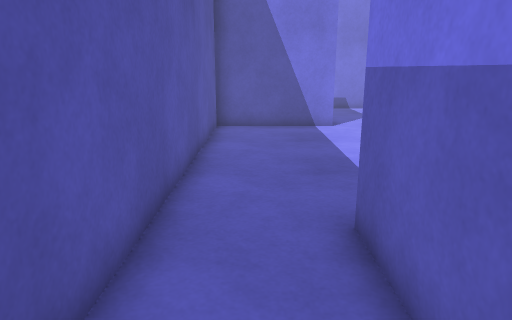
view 1 (above)

18 first-person views from a walk through a robot-simulator world made for Gazebo. The camera is 1.2 m above the floor, tilts 14° down and sees 70° across. The floor is counted in squares, 0.5 m on a side. Each view is taken from the middle of a square. On the plan, view 1 faces up. The plan holds only what a view shows up to about 20 squares ahead; the rest is blank.

view 2
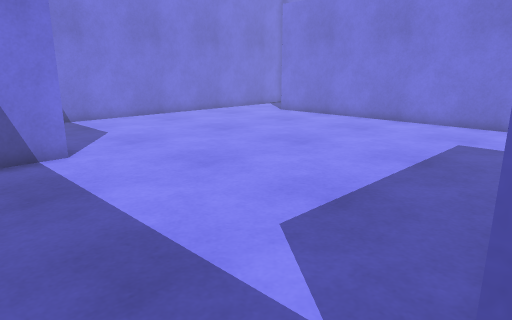

view 3
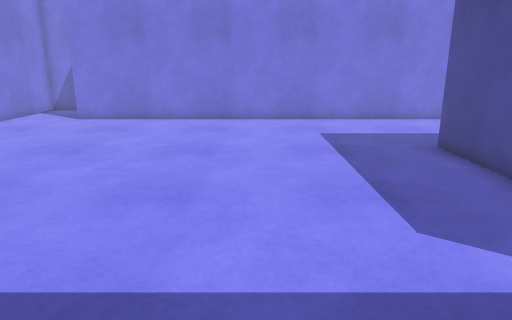

view 4
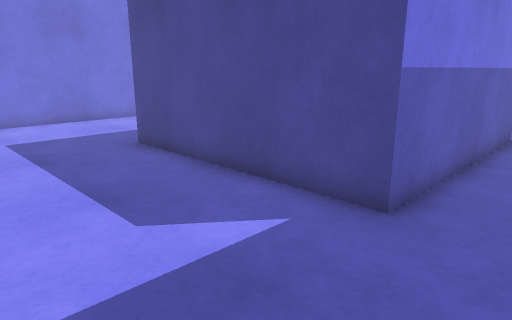

view 5
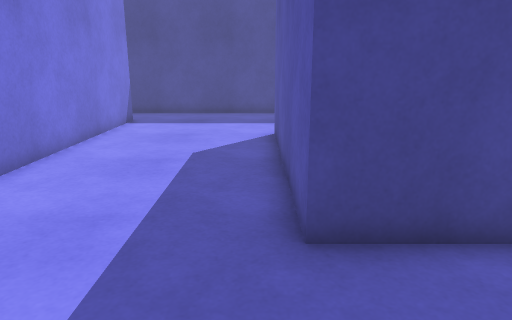

view 6
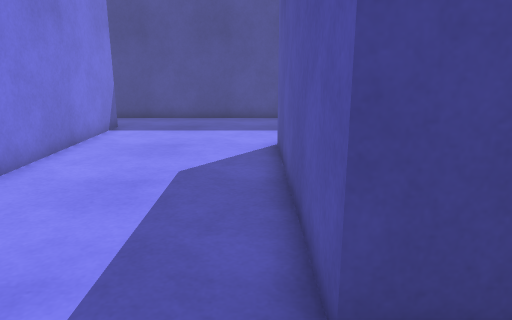

view 7
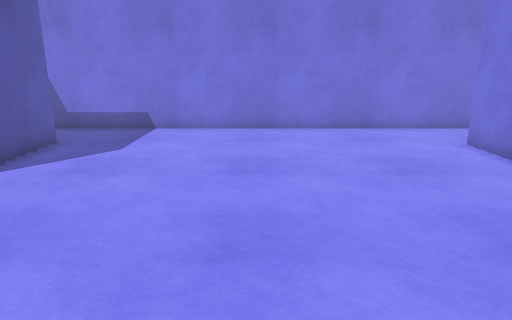

view 8
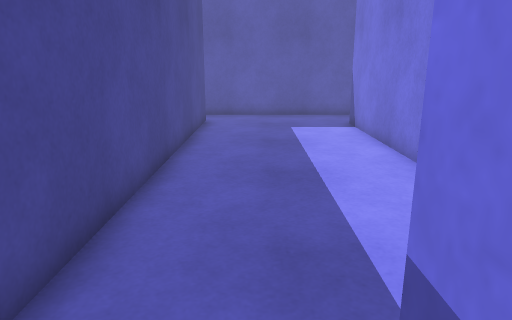

view 9
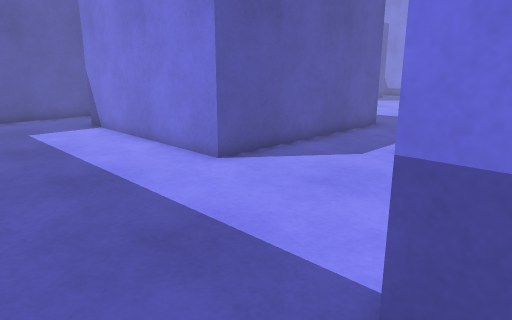

view 10
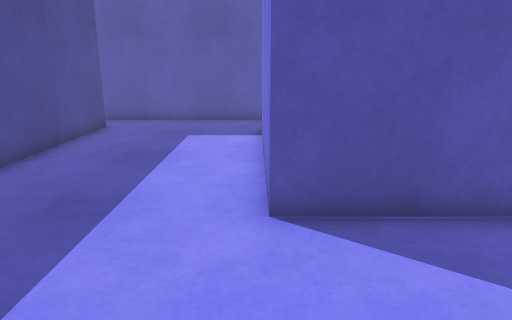

view 11
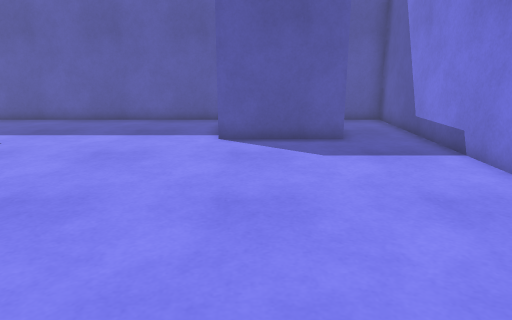

view 12
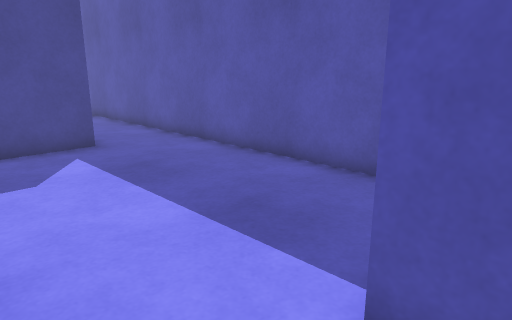

view 13
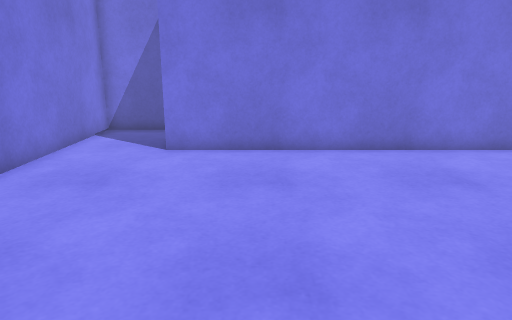

view 14
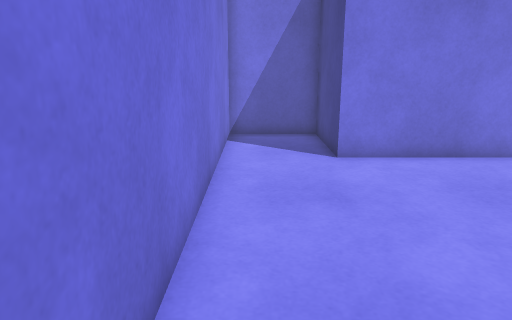

view 15
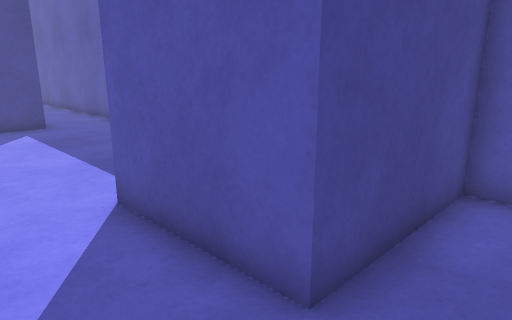

view 16
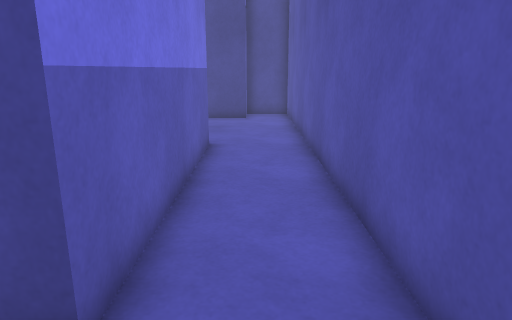

view 17
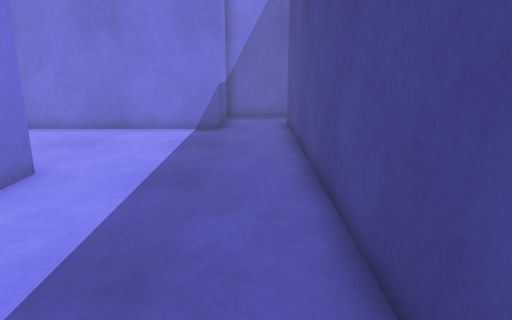

view 18
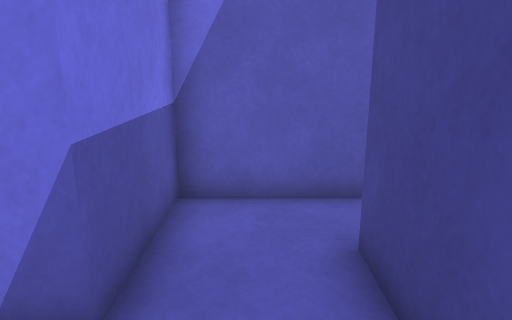

### Floor plan
Points are (right, up) in squares from view 1. A wall is a line through its corners. A room is listed if a view was taken in it or the views show most of it. See-through windows are left out.
Room 1 (views 1, 2, 3, 4, 5, 6, 7, 8, 9, 10, 11, 12, 13, 14, 15, 16, 17, 18)
walls: (10.3, 5.3) (10.3, -3.8) (1.5, -3.8) (1.5, 5.3) (10.3, 5.3); (0.5, -10.4) (18.6, -10.4); (0.5, -11.6) (0.5, -10.8); (20.7, -11.1) (20.7, -7.5) (16.9, -7.5) (16.9, 19.7) (20.7, 19.7) (20.7, 23) (-1.7, 23) (-1.7, 20.1) (3.3, 20.1) (3.3, 15.7) (-1.7, 15.7) (-1.7, -12) (0.5, -12)

Positions as (right, up) in squares from view 1, and headings:
1: (0, 0), facing up
2: (0, 5), facing up-right
3: (-1, 11), facing right
4: (-1, 11), facing down-right
5: (11, 10), facing down
6: (11, 8), facing down
7: (10, 8), facing up
8: (18, -8), facing left
9: (18, -10), facing up-left
10: (16, -4), facing left
11: (16, 17), facing left
12: (6, 17), facing down-left
13: (6, 17), facing right
14: (7, 22), facing right
15: (6, 22), facing down-left
16: (0, 8), facing down
17: (2, -9), facing right
18: (14, -9), facing right
